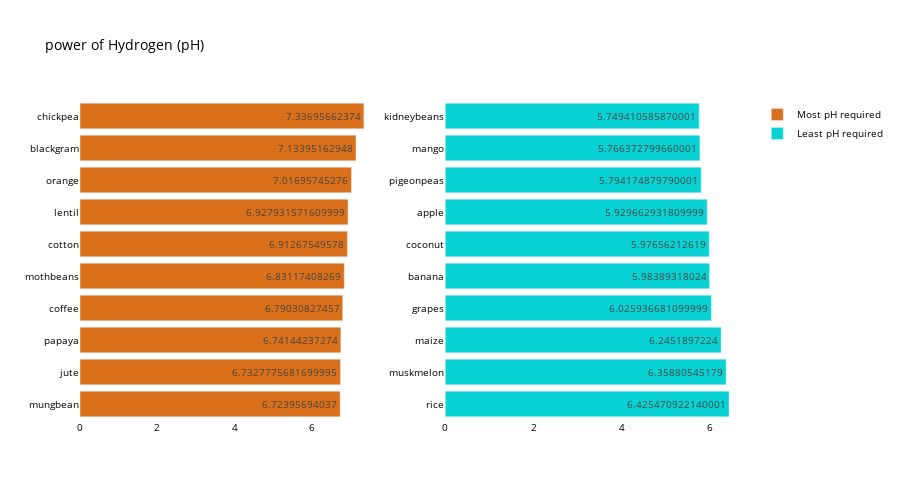

Source (notebook cell):
### Markdown cell above
The plot shows the effect of phosphorus needed for each crop growth

### Code cell
sorted_ph = ecology.sort_values(by='ph',
ascending=False)
fig = make_subplots(rows=1, cols=2)
top = {
'y' : sorted_ph['ph'][0:10].sort_values().index,
'x' : sorted_ph['ph'][0:10].sort_values()
}
last = {
'y' : sorted_ph['ph'][-10:].index,
'x' : sorted_ph['ph'][-10:]
}
fig.add_trace(
go.Bar(top,
name="Most pH required",
marker_color=random.choice(colors),
orientation='h',
text=top['x']),
row=1, col=1
)
fig.add_trace(
go.Bar(last,
name="Least pH required",
marker_color=random.choice(colors),
orientation='h',
text=last['x']),
row=1, col=2
)
fig.update_traces(texttemplate='%{text}', textposition='inside')
fig.update_layout(title_text="power of Hydrogen (pH)",
plot_bgcolor='white',
font_size=10,
font_color='black',
height=500)
fig.update_xaxes(showgrid=False)
fig.update_yaxes(showgrid=False)

### Figure 1 — Plotly figure (JSON) as saved in the notebook; plotly's stock layout.template omitted (floating-point values rounded to 4 significant figures)
{"data": [{"marker": {"color": "#DA711A"}, "name": "Most pH required", "orientation": "h", "text": [6.724, 6.733, 6.741, 6.79, 6.831, 6.913, 6.928, 7.017, 7.134, 7.337], "textposition": "inside", "texttemplate": "%{text}", "type": "bar", "x": [6.724, 6.733, 6.741, 6.79, 6.831, 6.913, 6.928, 7.017, 7.134, 7.337], "xaxis": "x", "y": ["mungbean", "jute", "papaya", "coffee", "mothbeans", "cotton", "lentil", "orange", "blackgram", "chickpea"], "yaxis": "y"}, {"marker": {"color": "#09D2D4"}, "name": "Least pH required", "orientation": "h", "text": [6.425, 6.359, 6.245, 6.026, 5.984, 5.977, 5.93, 5.794, 5.766, 5.749], "textposition": "inside", "texttemplate": "%{text}", "type": "bar", "x": [6.425, 6.359, 6.245, 6.026, 5.984, 5.977, 5.93, 5.794, 5.766, 5.749], "xaxis": "x2", "y": ["rice", "muskmelon", "maize", "grapes", "banana", "coconut", "apple", "pigeonpeas", "mango", "kidneybeans"], "yaxis": "y2"}], "layout": {"font": {"color": "black", "size": 10}, "height": 500, "plot_bgcolor": "white", "title": {"text": "power of Hydrogen (pH)"}, "xaxis": {"anchor": "y", "domain": [0, 0.45], "showgrid": false}, "xaxis2": {"anchor": "y2", "domain": [0.55, 1], "showgrid": false}, "yaxis": {"anchor": "x", "domain": [0, 1], "showgrid": false}, "yaxis2": {"anchor": "x2", "domain": [0, 1], "showgrid": false}}}
